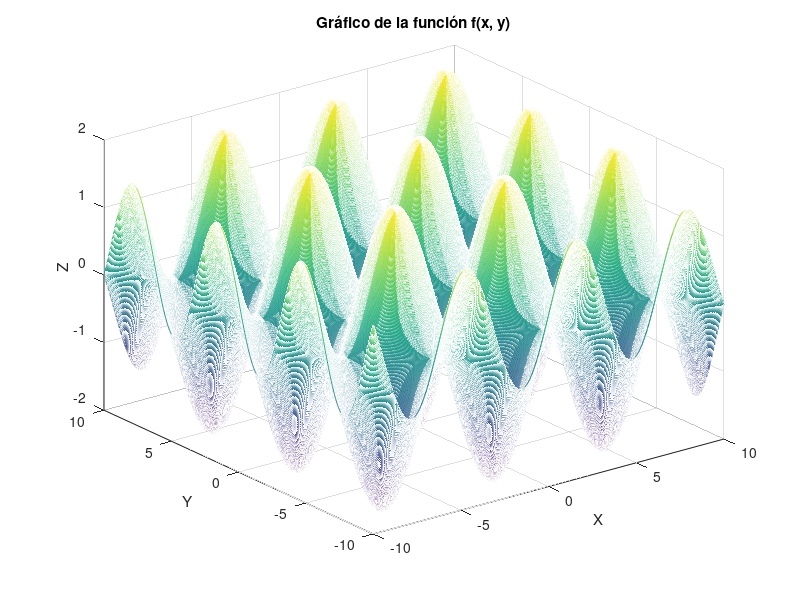

MATLAB code to generate this figure:
x = linspace(-10, 10, 1000);
y = linspace(-10, 10, 1000);

% Crear la malla de puntos (grid)
[X, Y] = meshgrid(x, y);

% Definir la función z
f = @(x, y) sin(x) + sin(y);

% Calcular Z para cada punto de la malla
Z = f(X, Y);

% Graficar la superficie 3D
figure;
mesh(X, Y, Z);  % Usar surf para superficies
xlabel('X');
ylabel('Y');
zlabel('Z');
title('Gráfico de la función f(x, y)');
